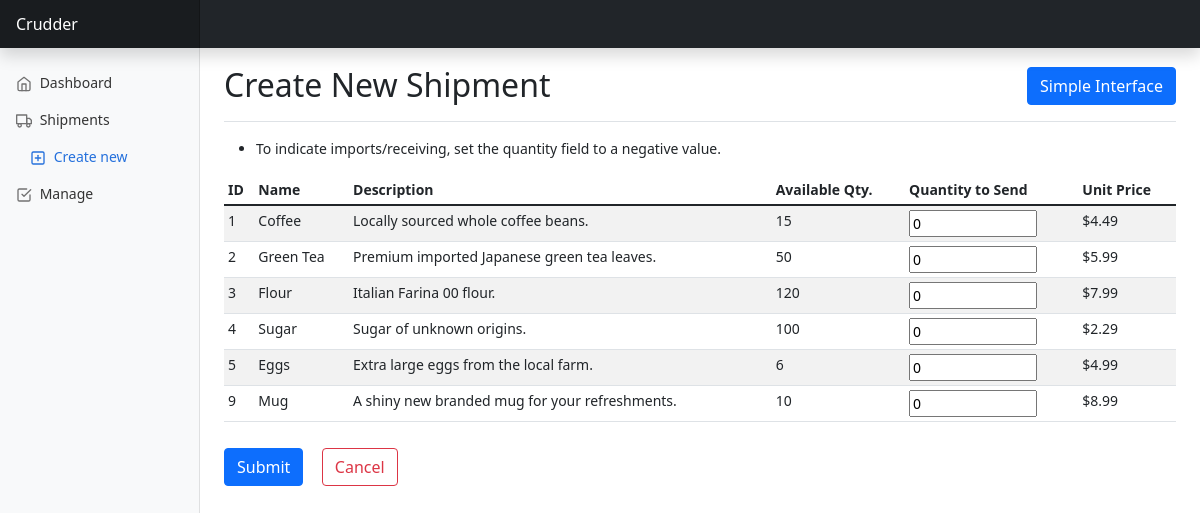
/shipments/advanced, run on the app's committed database.
### tables this page shows
CREATE TABLE inventory (
  item_id INTEGER,
  quantity INTEGER,
  FOREIGN KEY(item_id) REFERENCES items(id)
);

CREATE TABLE items (
  id INTEGER PRIMARY KEY AUTOINCREMENT,
  name TEXT,
  description TEXT,
  price REAL
);

### app.py (the view, shortened to what this page needs)
@app.route('/shipments/advanced', methods=['GET', 'POST'])
def shipments_advanced():
    conn = db.get_db_connection()
    inventory = db.execute_query(
        conn=conn,
        query=constants.GET_INVENTORY_QUERY
    ).fetchall()
    conn.close()
    return render_template('shipments/advanced.html', inventory=inventory)

### db.py (called while the page is built)
def get_db_connection(db='database.db'):
    conn = sqlite3.connect(db)
    conn.row_factory = sqlite3.Row
    return conn

def get_db_cursor(conn):
    return conn.cursor()

def execute_query(conn, query, args=None):
    cursor = get_db_cursor(conn)
    if args:
        cursor.execute(query, args)
    else:
        cursor.execute(query)
    conn.commit()
    return cursor

### templates/shipments/advanced.html (shortened to what this page needs)
{% extends "base.html" %}
{% block sidebar %}
  <li class="nav-item">
    <a class="nav-link" href="/index">
      <span data-feather="home"></span>
      Dashboard
    </a>
  </li>
  <li class="nav-item">
    <a class="nav-link" href="/shipments">
      <span data-feather="truck"></span>
      Shipments
    </a>
    <ul class="nav flex-column">
      <li class="nav-item"><a class="nav-link active" aria-current="page" href="/manage/create">
        <span data-feather="plus-square"></span>
        Create new
      </a>
      </li>
    </ul>
  </li>
  <li class="nav-item">
    <a class="nav-link" href="/manage">
      <span data-feather="check-square"></span>
      Manage
    </a>
  </li>
{% endblock %}
{% block header %}Create New Shipment{% endblock %}
{% block task_buttons %}
  <a href="/shipments/create" class="btn btn-primary">Simple Interface</a>
{% endblock %}
{% block content %}
<ul><li>To indicate imports/receiving, set the quantity field to a negative value.</li></ul>
<div class="table-responsive form-group">
  <form method="post">
    <table class="table table-striped table-sm">
      <thead>
        <tr>
          <th scope="col">ID</th>
          <th scope="col">Name</th>
          <th scope="col">Description</th>
          <th scope="col">Available Qty.</th>
          <th scope="col">Quantity to Send</th>
          <th scope="col">Unit Price</th>
        </tr>
      </thead>
      <tbody>
      {% for item in inventory %}
        <tr>
          <td>{{ item["id"] }}</td>
          <td>{{ item["name"] }}</td>
          <td>{{ item["description"] }}</td>
          <td>{{ item["quantity"] }}</td>
          <td><label>
              <input type="number" min="-1000000" max="{{ item["quantity"] }}" name="{{ item["id"] }}-qty" value="0">
          </label></td>
          <td>{{ "${:.2f}".format(item["price"]) }}</td>
        </tr>
      {% endfor %}
      </tbody>
    </table>
    <h1>
      <button type="submit" class="btn btn-primary me-2">Submit</button>
      <a href="/shipments"><button type="button" class="btn btn-outline-danger">Cancel</button></a>
    </h1>
  </form>
  </div>
{% endblock %}

### static/dashboard.css (style rules this page uses)
body { font-size: .875rem; }
li > ul > li { padding-left: 1em; }
.feather { width: 16px; height: 16px; vertical-align: text-bottom; }
.sidebar .nav-link { font-weight: 500; color: #333; }
.sidebar .nav-link .feather { margin-right: 4px; color: #727272; }
.sidebar .nav-link.active { color: #2470dc; }
.sidebar .nav-link:hover .feather, .sidebar .nav-link.active .feather { color: inherit; }

### data on the page
inventory: id "1", name "Coffee", description "Locally sourced whole coffee beans.", quantity "15"
items: price "$4.49"
inventory: id "2", name "Green Tea", description "Premium imported Japanese green tea leaves.", quantity "50"
items: price "$5.99"
inventory: id "3", name "Flour", description "Italian Farina 00 flour.", quantity "120"
items: price "$7.99"
inventory: id "4", name "Sugar", description "Sugar of unknown origins.", quantity "100"
items: price "$2.29"
inventory: id "5", name "Eggs", description "Extra large eggs from the local farm.", quantity "6"
items: price "$4.99"
inventory: id "9", name "Mug", description "A shiny new branded mug for your refreshments.", quantity "10"
items: price "$8.99"
